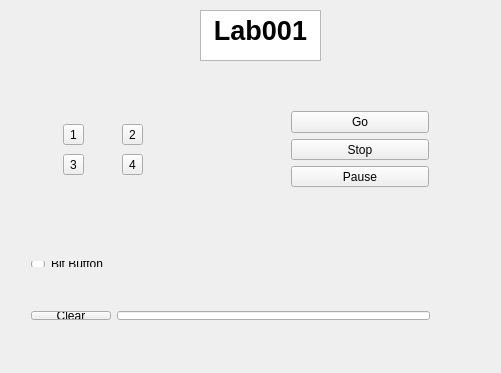
<?xml version="1.0" encoding="UTF-8"?>
<ui version="4.0">
 <class>Widget</class>
 <widget class="QWidget" name="Widget">
  <property name="geometry">
   <rect>
    <x>0</x>
    <y>0</y>
    <width>501</width>
    <height>373</height>
   </rect>
  </property>
  <property name="windowTitle">
   <string>Widget</string>
  </property>
  <widget class="QWidget" name="gridLayoutWidget">
   <property name="geometry">
    <rect>
     <x>20</x>
     <y>110</y>
     <width>168</width>
     <height>80</height>
    </rect>
   </property>
   <layout class="QGridLayout" name="gridLayout">
    <item row="1" column="2">
     <widget class="QToolButton" name="toolButton">
      <property name="text">
       <string>1</string>
      </property>
     </widget>
    </item>
    <item row="1" column="3">
     <widget class="QToolButton" name="toolButton_2">
      <property name="text">
       <string>2</string>
      </property>
     </widget>
    </item>
    <item row="2" column="2">
     <widget class="QToolButton" name="toolButton_3">
      <property name="text">
       <string>3</string>
      </property>
     </widget>
    </item>
    <item row="2" column="3">
     <widget class="QToolButton" name="toolButton_4">
      <property name="text">
       <string>4</string>
      </property>
     </widget>
    </item>
   </layout>
  </widget>
  <widget class="QWidget" name="verticalLayoutWidget">
   <property name="geometry">
    <rect>
     <x>280</x>
     <y>100</y>
     <width>160</width>
     <height>98</height>
    </rect>
   </property>
   <layout class="QVBoxLayout" name="verticalLayout">
    <item>
     <widget class="QPushButton" name="go">
      <property name="text">
       <string>Go</string>
      </property>
     </widget>
    </item>
    <item>
     <widget class="QPushButton" name="stop">
      <property name="text">
       <string>Stop</string>
      </property>
     </widget>
    </item>
    <item>
     <widget class="QPushButton" name="pause">
      <property name="text">
       <string>Pause</string>
      </property>
     </widget>
    </item>
   </layout>
  </widget>
  <widget class="QWidget" name="horizontalLayoutWidget">
   <property name="geometry">
    <rect>
     <x>20</x>
     <y>250</y>
     <width>111</width>
     <height>28</height>
    </rect>
   </property>
   <layout class="QHBoxLayout" name="horizontalLayout">
    <item>
     <widget class="QRadioButton" name="bitButton">
      <property name="text">
       <string>Bit Button</string>
      </property>
     </widget>
    </item>
   </layout>
  </widget>
  <widget class="QWidget" name="horizontalLayoutWidget_2">
   <property name="geometry">
    <rect>
     <x>20</x>
     <y>300</y>
     <width>421</width>
     <height>31</height>
    </rect>
   </property>
   <layout class="QHBoxLayout" name="horizontalLayout_2">
    <item>
     <widget class="QPushButton" name="clearMe">
      <property name="text">
       <string>Clear</string>
      </property>
     </widget>
    </item>
    <item>
     <widget class="QLineEdit" name="uLineEdit"/>
    </item>
   </layout>
  </widget>
  <widget class="QTextEdit" name="textEdit">
   <property name="geometry">
    <rect>
     <x>200</x>
     <y>10</y>
     <width>121</width>
     <height>51</height>
    </rect>
   </property>
   <property name="html">
    <string>&lt;!DOCTYPE HTML PUBLIC &quot;-//W3C//DTD HTML 4.0//EN&quot; &quot;http://www.w3.org/TR/REC-html40/strict.dtd&quot;&gt;
&lt;html&gt;&lt;head&gt;&lt;meta name=&quot;qrichtext&quot; content=&quot;1&quot; /&gt;&lt;style type=&quot;text/css&quot;&gt;
p, li { white-space: pre-wrap; }
&lt;/style&gt;&lt;/head&gt;&lt;body style=&quot; font-family:'Cantarell'; font-size:11pt; font-weight:400; font-style:normal;&quot;&gt;
&lt;p align=&quot;center&quot; style=&quot; margin-top:0px; margin-bottom:0px; margin-left:0px; margin-right:0px; -qt-block-indent:0; text-indent:0px;&quot;&gt;&lt;span style=&quot; font-size:20pt; font-weight:600;&quot;&gt;Lab001&lt;/span&gt;&lt;/p&gt;&lt;/body&gt;&lt;/html&gt;</string>
   </property>
  </widget>
  <widget class="QWidget" name="horizontalLayoutWidget_3">
   <property name="geometry">
    <rect>
     <x>361</x>
     <y>250</y>
     <width>20</width>
     <height>21</height>
    </rect>
   </property>
   <layout class="QHBoxLayout" name="horizontalLayout_3">
    <item>
     <widget class="QFrame" name="frame">
      <property name="frameShape">
       <enum>QFrame::StyledPanel</enum>
      </property>
      <property name="frameShadow">
       <enum>QFrame::Raised</enum>
      </property>
      <widget class="QLabel" name="newLabel">
       <property name="geometry">
        <rect>
         <x>0</x>
         <y>0</y>
         <width>16</width>
         <height>20</height>
        </rect>
       </property>
       <property name="text">
        <string>0</string>
       </property>
      </widget>
     </widget>
    </item>
   </layout>
  </widget>
 </widget>
 <layoutdefault spacing="6" margin="11"/>
 <resources/>
 <connections/>
</ui>
